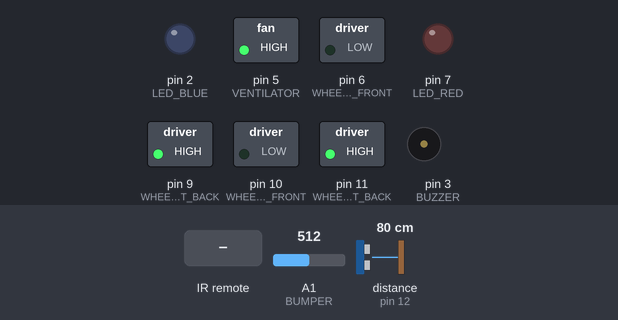
The sketch below on a simulated Arduino Uno, built with avr-gcc and run on an emulated ATmega328P. Shown: switched loads named in the sketch (green lamp = pin HIGH), output pins drawn as LEDs (lit = HIGH), buzzer (waves = sounding, pin HIGH). Dashed ring = blinking. The inputs (shaded band) are chosen by the test bench; at power-on: A1 (BUMPER) = 512, distance to the obstacle (sensor on pin 12) 80 cm. The echo pulse lasts 58.3 µs per cm; random numbers use the default seed unless the sketch sets one; pins used as bus, display or sensor lines are not drawn.

Above: at 1.2 s.
1.3 s: A1 (BUMPER) set to 214
2.8 s: A1 (BUMPER) set to 183
At 3.9 s:
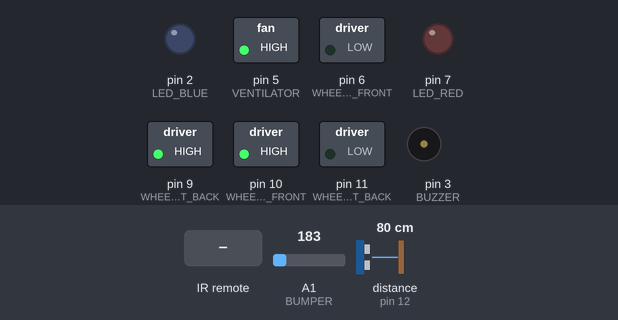
5.8 s: infrared code 0x52E6CBFC received
At 6.2 s:
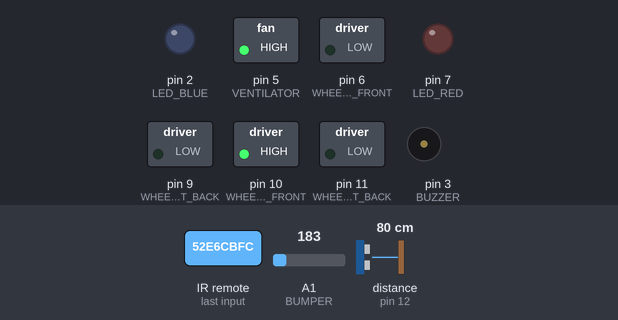
8.8 s: infrared code 0x52A3E788 received
At 10.0 s:
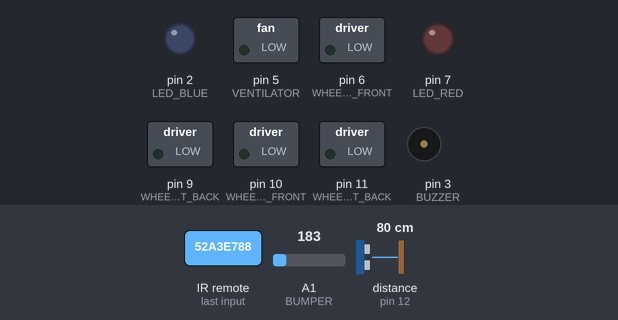
10.3 s: distance to the obstacle (sensor on pin 12) set to 18 cm
11.8 s: distance to the obstacle (sensor on pin 12) set to 14 cm
At 12.3 s:
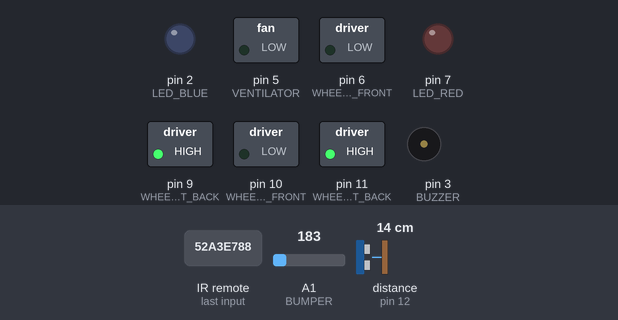
Timing chart, 0 to 14.3 s (numbered marks = the images above; inputs shaded):
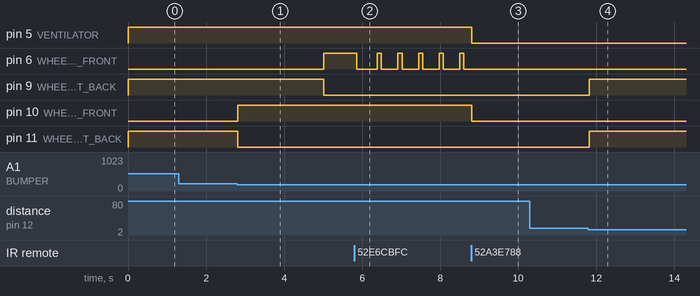

Measured:
- the behaviour switches between 201 and 200 on A1 (BUMPER) (found by bisection; images 0 and 1)
- the behaviour switches between 16 and 15 cm on distance to the obstacle (sensor on pin 12) (found by bisection; images 3 and 4)
- after the input at 1.3 s, every drawn part: stays the same
- after the input at 2.8 s, pin 6 (WHEEL_LEFT_FRONT): LOW → HIGH after 2.2 s; pin 9 (WHEEL_LEFT_BACK): HIGH → LOW after 2.2 s; pin 10 (WHEEL_RIGHT_FRONT): LOW → HIGH at once; pin 11 (WHEEL_RIGHT_BACK): HIGH → LOW at once
- after the input at 5.8 s, pin 6 (WHEEL_LEFT_FRONT): alternates HIGH for 0.11 s and LOW for 0.42 s, starting after 0.06 s
- after the input at 8.8 s, pin 5 (VENTILATOR), pin 10 (WHEEL_RIGHT_FRONT): HIGH → LOW at once
- after the input at 10.3 s, every drawn part: stays the same
- after the input at 11.8 s, pin 9 (WHEEL_LEFT_BACK), pin 11 (WHEEL_RIGHT_BACK): LOW → HIGH at once

The sketch:

aspirador.ino
```cpp
#include <IRremote.h>


#define WHEEL_RIGHT_BACK 11 //blue
#define WHEEL_RIGHT_FRONT 10 //black
#define WHEEL_LEFT_BACK 9 //orange
#define WHEEL_LEFT_FRONT 6 //green
#define VENTILATOR 5 //brown
#define LED_RED 7 //brown
#define CHARGING A0 //green
#define BUMPER A1 //blue
#define BUTTON A2 //orange
#define BUZZER 3 //black
#define CONTACT_SENSORS A3 //yellow ?
#define UNKNOWN_ A4 //grey ?
#define LED_BLUE 2 //purple ?
#define ECHO 12 //yellow
#define TRIG 8 //orange
#define IR 4 //purple

#define CODE_FRONT 0xA2E205A6
#define CODE_RIGHT 0x8576B25B
#define CODE_START_STOP 0x52A3E788
#define CODE_LEFT 0x15E5DD8E
#define CODE_BACK 0xCDDD9034
#define CODE_GRID_CLEAN 0xF002CFC4
#define CODE_SPOT_CLEAN 0x52E6CBFC
#define CODE_CORNER_CLEAN 0xD59EDB7F
#define CODE_HOME 0xD2A29631
#define CODE_VENTILATOR 0x440DA57A
#define CODE_SEARCH 0xBDBF441B

#define PERIOD 100
#define BUZZER_TIME 100
#define BUZZER_FREQ 250

#define MODE_CLASSIC 1
#define MODE_MANUAL 2
#define MODE_SPOT 3
#define MODE_CORNERS 4

#define STATE_FRONT 1
#define STATE_REVERSE 2
#define STATE_LEFT 3
#define STATE_RIGHT 4
#define STATE_STOP 5

#define VENTILATOR_ON 0
#define VENTILATOR_OFF 1

int ventilator_state = VENTILATOR_ON;

int mode = MODE_CLASSIC;
int state = STATE_FRONT;
unsigned long time_stop_turning_classic;
int num_periods_spot = 0;

IRrecv irrecv(IR);
decode_results results;

void setup() {
  // put your setup code here, to run once:

  pinMode(WHEEL_RIGHT_BACK, OUTPUT);
  pinMode(WHEEL_RIGHT_FRONT, OUTPUT);
  pinMode(WHEEL_LEFT_BACK, OUTPUT);
  pinMode(WHEEL_LEFT_FRONT, OUTPUT);
  pinMode(VENTILATOR, OUTPUT);
  pinMode(LED_RED, OUTPUT);
  pinMode(LED_BLUE, OUTPUT);
  pinMode(BUZZER, OUTPUT);
  pinMode(CHARGING, INPUT);
  pinMode(BUMPER, INPUT);

  pinMode(BUTTON, INPUT);
  pinMode(CONTACT_SENSORS, INPUT);
  pinMode(UNKNOWN_, INPUT);

  pinMode(TRIG, OUTPUT);
  pinMode(ECHO, INPUT);

  irrecv.enableIRIn();
  irrecv.blink13(true);
  Serial.begin(9600);
  randomSeed(analogRead(A5));


}

void loop() {


  interpretCommandIR();
  Routine();
  //decodeIR();
  delay(PERIOD);

}

void turnRight()
{
  digitalWrite(WHEEL_LEFT_BACK, LOW);
  digitalWrite(WHEEL_RIGHT_FRONT, LOW);
  digitalWrite(WHEEL_LEFT_FRONT, HIGH);
  digitalWrite(WHEEL_RIGHT_BACK, HIGH);

}

void turnLeft()
{
  digitalWrite(WHEEL_LEFT_FRONT, LOW);
  digitalWrite(WHEEL_RIGHT_BACK, LOW);
  digitalWrite(WHEEL_LEFT_BACK, HIGH);
  digitalWrite(WHEEL_RIGHT_FRONT, HIGH);

}

void forward()
{
  digitalWrite(WHEEL_LEFT_BACK, LOW);
  digitalWrite(WHEEL_RIGHT_BACK, LOW);
  digitalWrite(WHEEL_LEFT_FRONT, HIGH);
  digitalWrite(WHEEL_RIGHT_FRONT, HIGH);
}

void reverse()
{
  digitalWrite(WHEEL_LEFT_FRONT, LOW);
  digitalWrite(WHEEL_RIGHT_FRONT, LOW);
  digitalWrite(WHEEL_LEFT_BACK, HIGH);
  digitalWrite(WHEEL_RIGHT_BACK, HIGH);
}

void forwardSlow()
{
  digitalWrite(WHEEL_LEFT_BACK, LOW);
  digitalWrite(WHEEL_RIGHT_BACK, LOW);
  analogWrite(WHEEL_LEFT_FRONT, 100);
  analogWrite(WHEEL_RIGHT_FRONT, 100);
}

void ventilator()
{
  if(ventilator_state == VENTILATOR_ON)
  {
    digitalWrite(VENTILATOR, HIGH);
  }
  else if(ventilator_state == VENTILATOR_OFF)
  {
    digitalWrite(VENTILATOR, LOW);
  }
}

void buzz()
{
  tone(BUZZER, BUZZER_FREQ , BUZZER_TIME);
}

bool bump()
{
  int value = analogRead(BUMPER);
  if(value > 200)
    return true;
  else
    return false;

}

void Stop()
{
  digitalWrite(WHEEL_LEFT_FRONT, LOW);
  digitalWrite(WHEEL_RIGHT_FRONT, LOW);
  digitalWrite(WHEEL_LEFT_BACK, LOW);
  digitalWrite(WHEEL_RIGHT_BACK, LOW);
}

void Routine()
{
  switch(mode)
  {
    case MODE_CLASSIC:
      ventilator_state = VENTILATOR_ON;
      ventilator();
      if(state != STATE_REVERSE)
      {
        if(bump() || nearObstacle())
        {
          reverse();
          while(bump()  || nearObstacle())
            delay(10);

          int turn = random (0,2);
          if(turn == 0)
          {
            turnLeft();
            state = STATE_LEFT;
          }
          else
          {
            turnRight();
            state = STATE_RIGHT;
          }
          time_stop_turning_classic = millis() + random(1000,3000);
        }
        else if(state == STATE_FRONT)
        {
          forward();
        }
        else if(state == STATE_LEFT || state == STATE_RIGHT)
        {
          if(millis() > time_stop_turning_classic)
          {
            forward();
            state = STATE_FRONT;
          }
        }
      }
      break;

     case MODE_MANUAL:
      if(bump()  || nearObstacle())
      {
        reverse();
        while(bump()  || nearObstacle())
          delay(10);
        Stop();
        state = STATE_STOP;
      }
      break;

     case MODE_SPOT:
      if(bump() || nearObstacle())
      {
        mode = MODE_CLASSIC;
        break;
      }
      ventilator_state = VENTILATOR_ON;
      ventilator();
      if(num_periods_spot >=5)
      {
        digitalWrite(WHEEL_LEFT_FRONT, HIGH);
        num_periods_spot = 0;
      }
      else
      {
        digitalWrite(WHEEL_LEFT_FRONT, LOW);
      }

      digitalWrite(WHEEL_LEFT_BACK, LOW);
      digitalWrite(WHEEL_RIGHT_BACK, LOW);
      digitalWrite(WHEEL_RIGHT_FRONT, HIGH);
      num_periods_spot++;

      break;


  }
}

bool nearObstacle()
{
  if(calculateDistance() < 15)
    return true;
   return false;
}

int calculateDistance()
{
  long duration;
  int distance;
  int timeout = 10000;
  // Clears the trigPin
  digitalWrite(TRIG, LOW);
  delayMicroseconds(2);
  // Sets the trigPin on HIGH state for 10 micro seconds
  digitalWrite(TRIG, HIGH);
  delayMicroseconds(10);
  digitalWrite(TRIG, LOW);
  // Reads the echoPin, returns the sound wave travel time in microseconds
  duration = pulseIn(ECHO, HIGH, timeout);
  if(duration == 0) duration = timeout;
  // Calculating the distance
  distance = duration*0.034/2;
  return distance;

}

void interpretCommandIR()
{
  if (irrecv.decode(&results)){
    switch(results.value){
      case CODE_FRONT:
        if(mode == MODE_MANUAL)
        {
          if(state != STATE_REVERSE)
          {
            forward();
            state = STATE_FRONT;
          }
          else
          {
            Stop();
            state = STATE_STOP;
          }
        }
        break;
       case CODE_LEFT:
        if(mode == MODE_MANUAL)
        {
          if(state != STATE_RIGHT)
          {
            turnLeft();
            state = STATE_LEFT;
          }
          else
          {
            Stop();
            state = STATE_STOP;
          }
        }
        break;
       case CODE_RIGHT:
        if(mode == MODE_MANUAL)
        {
          if(state != STATE_LEFT)
          {
            turnRight();
            state = STATE_RIGHT;
          }
          else
          {
            Stop();
            state = STATE_STOP;
          }
        }
        break;
       case CODE_BACK:
        if(mode == MODE_MANUAL)
        {
          if(state != STATE_FRONT)
          {
            reverse();
            state = STATE_REVERSE;
          }
          else
          {
            Stop();
            state = STATE_STOP;
          }
        }
        break;

       case CODE_START_STOP:
        if(mode != MODE_MANUAL)
        {
          mode = MODE_MANUAL;
          Stop();
          state = STATE_STOP;

          ventilator_state = VENTILATOR_OFF;
          ventilator();
        }
        else if(state != STATE_STOP)
        {
          Stop();
          state = STATE_STOP;

          ventilator_state = VENTILATOR_OFF;
          ventilator();
        }
        else
        {
          mode = MODE_CLASSIC;
          state = STATE_FRONT;
        }
        break;


       case CODE_VENTILATOR:
        if(ventilator_state == VENTILATOR_OFF)
          ventilator_state = VENTILATOR_ON;
        else if(ventilator_state == VENTILATOR_ON)
          ventilator_state = VENTILATOR_OFF;

        ventilator();
        break;

       case CODE_SEARCH:
        tone(BUZZER, 3000 , 100);
        break;

       case CODE_SPOT_CLEAN:
        mode = MODE_SPOT;
        break;

    }
    irrecv.resume();
  }

}


void decodeIR()
{
  if (irrecv.decode(&results)){
        Serial.println(results.value, HEX);
        switch (results.decode_type){
            case NEC: Serial.println("NEC"); break ;
            case SONY: Serial.println("SONY"); break ;
            case RC5: Serial.println("RC5"); break ;
            case RC6: Serial.println("RC6"); break ;
            case DISH: Serial.println("DISH"); break ;
            case SHARP: Serial.println("SHARP"); break ;
            case JVC: Serial.println("JVC"); break ;
            case SANYO: Serial.println("SANYO"); break ;
            case MITSUBISHI: Serial.println("MITSUBISHI"); break ;
            case SAMSUNG: Serial.println("SAMSUNG"); break ;
            case LG: Serial.println("LG"); break ;
            case WHYNTER: Serial.println("WHYNTER"); break ;
            case AIWA_RC_T501: Serial.println("AIWA_RC_T501"); break ;
            case PANASONIC: Serial.println("PANASONIC"); break ;
            case DENON: Serial.println("DENON"); break ;
          default:
            case UNKNOWN: Serial.println("UNKNOWN"); break ;
        }
        Serial.println();

        irrecv.resume();

  }
}
```
